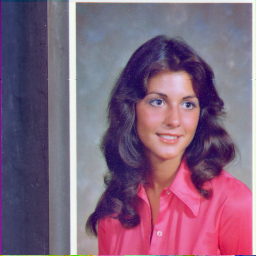
#> input picture Python Model/Augmented Model/elaine.jpg, 256 x 256 px
$ jupyter execute 'Augmented Model.ipynb'   (older library calls are emulated)
#> lines starting #> are read from the running program, lines starting #| are printed output that depends on the picture; long printed decimals are rounded
[cell 1]
#Imports
import time
import random
import cv2
import os
import math
import dcor
import numpy as np
import matplotlib.pyplot as plt
from matplotlib.widgets import Cursor
from PIL import Image
import hashlib
get_ipython().run_line_magic('matplotlib', 'inline')
import scipy

[cell 2]
expValue =  4294967296

n = 20
originalKey =   0x74cbb174cbb174cbb174cbb174cbb174cbb1
scale = 256

mdiffRound = 1

[cell 3]
def PL_PWLCM(y0,p2):
    y1=0
    if y0<p2:
        y1 = math.floor(expValue*y0/p2)
    elif p2<y0 and y0 < expValue/2:
        y1 = math.floor(expValue*(y0-p2)/(expValue/2 - p2))
    elif y0 == expValue/2 :
        y1 = 0
    else:
        y1 = PL_PWLCM(expValue-y0, p2)
    return y1

#Coupled Logistic Map
def PL_Logistic(x0):
    x1 = math.floor(4*x0*(expValue-x0)/expValue)
    return x1

def PWLCM_Init(x0,y0,p1,p2):
    x1 = x0
    y1 = y0
    for i in range(n):
        x1 = PL_PWLCM_IMPR(x1,p1)
        y1 = PL_PWLCM_IMPR(y1,p2)
    return x1,y1

def Logistic_Init(x0):
    x1 = x0
    for i in range(n):
        x1 = PL_Logistic(x1)
    return x1

#Improvised Piecewise Linear Chaotic Map
#p2 (0,0.5)
def PL_PWLCM_IMPR(y0,p2):
    #(x-[x/q]*q)/q
    #With precision
    t2 =  math.floor(y0/p2)*p2
    t1 = expValue*(y0-t2)/p2
    return t1

[cell 4]
# Initialization
def getParas(key):
    p2 = key & 0x7fffffff
    z0 = (key>>31) & 0x7fffffff
    p1 = (key>>62) & 0x7fffffff
    y0 = (key>>93) & 0x7fffffff
    x0 = (key>>124) & 0xffffffff
    x0,y0,z0 = InitPRNG(x0,y0,p1,z0,p2)
    return x0,y0,p1,z0,p2


def InitPRNG(x0,y0,p1,z0,p2):

    for i in range(n):
        y1,z1 = PWLCM_Init(y0,z0,p1,p2)
        x1 = Logistic_Init(x0)
    return x1,y1,z1

#32 bit r1
def PL_PWLCM_Logistic(x0,y0,p1,z0,p2):

    y1 = PL_PWLCM(y0,p1)
    z1 = PL_PWLCM(z0,p2)
    x1 = PL_Logistic(x0)
    temp1 = x1 ^ y1
    r1 = (temp1 + z1) % expValue
    return x1,y1,z1,r1


# get the second column
def takeSecond(elem):
    return elem[1]

[cell 5]
def getPixelPermutationMatrix(a,b,c,x0,y0,p1,z0,p2):

    #a,b,c are dimensions equivalent to w,h*d,1

    #Time needed is (WxH)/4
    #iLen is when we divide the number of pixels by 4. (Number of 4-pixeled units)
    iLen = math.ceil(a*b*c/4)

    # if the a and c are not the interal multiple of 2, discard the last row and column
    sortLength = (a//2)*(b//2)*c


    PermutationList = list();


    for iNum in range(iLen):

        x0,y0,z0,res = PL_PWLCM_Logistic(x0,y0,p1,z0,p2)

        if iNum < sortLength:
            #Add the Rn generated sortLenght times (Total/4 pixels)
            #This is the Sp matrix
            PermutationList.append([iNum,res])


    #Sort the Permutation in increasing iNum
    PermutationList.sort(key=takeSecond)


    return PermutationList,x0,y0,z0


def getRowsAndColPermutationMatrix(a,b,c,x0,y0,p1,z0,p2):

    #Time is a+b
    #a,b,c are dimensions equivalent to w,h*d,1
    mWidth = a
    mHeight = b

    rowList= list()
    colList = list()


    for x in range(mWidth):
        x0,y0,z0,res = PL_PWLCM_Logistic(x0,y0,p1,z0,p2)
        rowList.append([x,res])

    for y in range(mHeight):
        x0,y0,z0,res = PL_PWLCM_Logistic(x0,y0,p1,z0,p2)
        colList.append([y,res])


    #Sort the Permutation in increasing iNum
    rowList.sort(key=takeSecond)
    colList.sort(key=takeSecond)


    return rowList,colList,x0,y0,z0

[cell 6]
def getDiffusionMatrix(a,b,c,x0,y0,p1,z0,p2):

    #Time needed is (WxH)/4
    #iLen is when we divide the number of pixels by 4. (Number of 4-pixeled units)
    iLen = int(math.ceil(a*b*c)/4)
    DiffusionList = np.zeros(a*b*c, dtype = np.int, order = 'C')


    for iNum in range(iLen):

        x0,y0,z0,res = PL_PWLCM_Logistic(x0,y0,p1,z0,p2)

        #Split Rn into 4 *-bit numbers and put in the Sd (Diffusion matrix)
        if (iNum+1)*4 <= a*b*c:
            DiffusionList[iNum*4] = (res >> 24) & 0xff
            DiffusionList[iNum*4+1] = (res >> 16) & 0x00ff
            DiffusionList[iNum*4+2] = (res >> 8) & 0x0000ff
            DiffusionList[iNum*4+3] = (res >> 0) & 0x000000ff

        #When it is not a multiple of 4, discard whatever is left
        else:
            tail = a*b*c % 4
            shiftUnit = [0xff,0x00ff,0x0000ff,0x000000ff]
            for i in range(tail):
                DiffusionList[iNum*4+i] = (res >> 24-i*8) & shiftUnit[i]


    if c == 1: #gray

        DiffusionList = DiffusionList.reshape(a,b)

        return DiffusionList,x0,y0,z0
    else:

        DiffusionList = DiffusionList.reshape(a,b,c)

        return DiffusionList,x0,y0,z0

[cell 7]
#Augmented Permutation model
#Encryption
def doPixelPermutationEncryption(img,permutationKey):

    w,h = img.shape

    #confusion
    c =  np.zeros((w,h), dtype=np.int)
    c = img.copy()
    istep = h//2
    k = permutationKey


    #Iterate over all the permutationSort based keys
    for i in range(len(permutationKey)):

            #k[i] = 3436520711
            #iStep = h/2 = 5

            iRow = (k[i]//istep)*2
            iCol = (k[i] % istep)*2
            iRow0 = (i // istep)*2
            iCol0 = (i % istep)*2

            #4 units of a pixel
            c[iRow0,iCol0] = img[iRow,iCol]
            c[iRow0+1,iCol0] = img[iRow+1,iCol]
            c[iRow0,iCol0+1] = img[iRow,iCol+1]
            c[iRow0+1,iCol0+1] = img[iRow+1,iCol+1]


    cv2.imwrite('1enc_pixel_permutation.jpg',c)
    return c


def doRowColPermutationEncryption(img, rowList, colList):


    w,h = img.shape
    c =  np.zeros((w,h), dtype=np.int)
    c = img.copy()
    istep = h//2


    #For the permutation of the rows
    for i in range(len(rowList)):
            #All cols of c and its row i is equal to all cols of img and the rowLits[i] row of img
            c[i,:] = img[rowList[i],:]


    c1 =  np.zeros((w,h), dtype=np.int)
    c1= c.copy()

    for j in range(len(colList)):
            #All rows of c and its col j is equal to all rows of img and the colList[i] row of img
            c1[:,j] = c[:,colList[j]]


    cv2.imwrite('2enc_row_col_permutation.jpg',c1)
    return c1

def doPermutationEncryption(img, permutationList, rowList, colList):


    arr = np.array(permutationList)
    arr1= np.array(rowList)
    arr2 =np.array(colList)

    #For pixel unit level
    sortkey = arr[:,0]

    #For row and col unit level
    sortkeyRow = arr1[:,0]
    sortkeyCol = arr2[:,0]


    #Do row/col permutation
    img = doRowColPermutationEncryption(img,sortkeyRow, sortkeyCol)


    #Do pixel permutation
    img = doPixelPermutationEncryption(img,sortkey)


    cv2.imwrite('3enc_full_permutation.jpg',img)
    return img


#Decryption

def doPixelPermutationDecryption(c,permutationKey):


    w,h = c.shape

    #confusion
    b =  np.zeros((w,h), dtype=np.int)
    b = c.copy()
    istep = h//2

    k = permutationKey

    #k (Sort key is the index in sorted order)
    for i in range(len(permutationKey)):

            iRow = (k[i]//istep)*2
            iCol = (k[i] % istep)*2
            iRow0 = (i // istep)*2
            iCol0 = (i % istep)*2
            b[iRow,iCol] = c[iRow0,iCol0]
            b[iRow+1,iCol] = c[iRow0+1,iCol0]
            b[iRow,iCol+1] = c[iRow0,iCol0+1]
            b[iRow+1,iCol+1] = c[iRow0+1,iCol0+1]


    cv2.imwrite('12dec_pixel_permutation.jpg',b)
    return b


def doRowColPermutationDecryption(img, rowList, colList):

    w,h = img.shape
    c =  np.zeros((w,h), dtype=np.int)
    c = img.copy()
    istep = h//2

    for j in range(len(colList)):
            #All rows of c and its col j is equal to all rows of img and the colList[i] row of img
            c[:,colList[j]] = img[:,j]

    c1 =  np.zeros((w,h), dtype=np.int)
    c1 = c.copy()

    #For the permutation of the rows
    for i in range(len(rowList)):
            #All cols of c and its row i is equal to all cols of img and the rowLits[i] row of img
            c1[rowList[i],:] = c[i,:]


    cv2.imwrite('11dec_row_col_permutation.jpg',c1)
    return c1

def doPermutationDecryption(img, permutationList, rowList, colList):


    arr = np.array(permutationList)
    arr1= np.array(rowList)
    arr2 =np.array(colList)

    #For pixel unit level
    sortkey = arr[:,0]

    #For row and col unit level
    sortkeyRow = arr1[:,0]
    sortkeyCol = arr2[:,0]


    #Do row/col permutation
    img = doRowColPermutationDecryption(img,sortkeyRow, sortkeyCol)

    #Do pixel permutation
    img = doPixelPermutationDecryption(img,sortkey)


    cv2.imwrite('13dec__permutation.jpg',img)
    return img

[cell 8]
#Augmented Diffusion Model
#Input is the permuted image
windowSize = 64
strideSize = 16

def getPartsAcrossLength(b):

    #For the image spanning over b units, finding the number of parts of size 64 and stride 16
    #Over the span of 2*windowSize-strideSize, we have 2 windows and 1 stride of size
    parts = int((b-windowSize)/ (windowSize-strideSize)) + 1;
    remaining = b-(parts-1)*(windowSize-strideSize) - windowSize

    #Eg, b=768, w = 64, s = 16, w-s = 48 numParts = 1+(768-64)48 = 15
    #Reamining = 768-(14)*48-64
    return parts, remaining

#Encryption
def rowDiffusionByPartEncryption(img,ValueKey):


    w,h = img.shape
    b = np.zeros((w,h), dtype=np.int)
    b = img.copy()


    mPart = 1
    miter = 0

    numParts, remaining = getPartsAcrossLength(w)


    for iwhole in range(mdiffRound):

            for iRow in range(0,w,1):
# [32 lines of commented-out code are left out]
                if miter == 0:
                    b[miter,:] = ( b[miter,:] +b[-1,:] +ValueKey[miter,:]) % scale

                else:
                    b[miter,:] = (b[miter-1,:] + b[miter,:] + ValueKey[miter,:]) % scale

                miter= miter+1

# [8 lines of commented-out code are left out]

            mPart = 1
            miter = 0


    cv2.imwrite('4enc_row_diffusion.jpg',b)

    return b


def colDiffusionByPartEncryption(img,ValueKey):


    #For each part
    w,h1 = img.shape
    b = np.zeros((w,h1), dtype=np.int)
    b = img.copy()

    h=h1-1
    mPart = 1
    miter = 0

    numParts, remaining = getPartsAcrossLength(h1)


    #Requires 2 rounds of diffusion
    for iwhole in range(mdiffRound):

            for iRow in range(0,h,1):
# [37 lines of commented-out code are left out]
                if miter == 0:
                    b[:,miter] = (b[:,-1] + b[:,miter] + ValueKey[:,miter]) % scale
                else:
                    b[:,miter] = (b[:,miter-1] + b[:,miter] + ValueKey[:,miter]) % scale

                miter= miter+1


# [8 lines of commented-out code are left out]

            mPart = 1
            miter = 0


    cv2.imwrite('5enc_col_diffusion.jpg',b)
    return b


def augmentedDiffusionEncryption(img,a,b,c, ValueKey):


    img = rowDiffusionByPartEncryption(img, ValueKey)
    img = colDiffusionByPartEncryption(img,ValueKey)

    cv2.imwrite('6enc_whole_diffusion.jpg',img)

    return img


def rowDiffusionByPartDecryption(img,ValueKey):

    #For each part
    w1,h = img.shape
    b = np.zeros((w1,h), dtype=np.int)
    b = img.copy()

    w=w1-1
    mPart = 1
    miter = w


    numParts, remaining = getPartsAcrossLength(w1)
    holdingNumber = 1

    for iwhole in range(mdiffRound):

# [7 lines of commented-out code are left out]


            for iRow in range(w-1,-1,-1):
            # [29 lines of commented-out code are left out]


                if miter == 0:
                    b[miter,:] = (-b[-1,:] + b[miter,:] - ValueKey[miter,:]) % scale
                else:
                    b[miter,:] = (-b[miter-1,:] + b[miter,:] - ValueKey[miter,:]) % scale

                miter= miter-1


            mPart = 1
            miter = 0


    cv2.imwrite('9dec_row_diffusion.jpg',b)
    return b


def colDiffusionByPartDecryption(img, ValueKey):

    #For each part
    w,h1 = img.shape
    b = np.zeros((w,h1), dtype=np.int)
    b = img.copy()

    h = h1-1
    mPart = 1
    miter = h

    holdingNumber = 1

    numParts, remaining = getPartsAcrossLength(h1)

    for iwhole in range(mdiffRound):

# [13 lines of commented-out code are left out]
            for iRow in range(h-1,-1,-1):


# [27 lines of commented-out code are left out]


                if miter == 0:
                    b[:,miter] = (-b[:,-1] + b[:,miter] - ValueKey[:,miter]) % scale

                else:
                    b[:,miter] = (-b[:,miter-1] + b[:,miter] - ValueKey[:,miter]) % scale


                miter= miter-1

            mPart = 1
            miter = 0


#     print('In end, parts are mPart = ', mPart)
    cv2.imwrite('8dec_col_diffusion.jpg',b)

    return b


def augmentedDiffusionDecryption(img,a,b,c, ValueKey):


    img = colDiffusionByPartDecryption(img, ValueKey)

    img = rowDiffusionByPartDecryption(img, ValueKey)


    cv2.imwrite('10dec_whole_diffusion.jpg',img)

    return img

[cell 9]
def ENCRYPTION(img, permutationList,rowList,colList, ValueKey, a,b,c):


    #Call permutation
    img = doPermutationEncryption(img,permutationList,rowList, colList)
    #Call diffusion
    img = augmentedDiffusionEncryption(img,a,b,c,ValueKey)


    return img

# [25 lines left out: function doEnc, not called in this run]

def DECRYPTION(img, permutationList,rowList,colList, ValueKey, a,b,c):


    #Call diffusion
    img = augmentedDiffusionDecryption(img,a,b,c,ValueKey)
    #Call permutation
    img = doPermutationDecryption(img,permutationList,rowList, colList)

    return img

# [24 lines left out: function doDec, not called in this run]

[cell 10]
#Histograms Analysis
# [20 lines left out: functions expectation, Variance, getVariances, not called in this run]

def histogram(listOfIm):
    icount = 0
    index = len(listOfIm)

    plt.figure(figsize=(26,9*index),dpi=100)
    plt.rcParams['axes.titlesize'] = 25
    plt.rcParams['xtick.labelsize'] = 20
    plt.rcParams['ytick.labelsize'] = 20
    # key = [0x7833A013F4DB0018F4FB4031E9F680BC614A,0x7833A013F4DB0018F4FB4031E9F680BC614B]
    key = [originalKey]

    for imgP in listOfIm:

        arr= imgP.flatten()
        varValue = Variance(arr,arr.size)
        plt.subplot(index,2,2+icount*2)
        n, bins, patches = plt.hist(arr, bins=256, density=0, facecolor='gray', alpha=0.75)
        plt.title("Encrypted ")
        plt.xlabel('Gray Value')
        plt.ylabel('Distribution')
        print("Variance is ",str(varValue))
        icount += 1

[cell 11]
#Test for diffusion
#PASS
# [45 lines left out: functions testDiffusion, testPermutation, not called in this run]


def testWhole(img, k):

    w,h,d = img.shape #return row and column
    img =img.reshape((w,h*d))
    x0,y0,p1,z0,p2 = getParas(k)


    permutationList,x0,y0,z0 = getPixelPermutationMatrix(w,h*d,1,x0,y0,p1,z0,p2)
    rowList,colList,x0,y0,z0=getRowsAndColPermutationMatrix(w,h*d,1,x0,y0,p1,z0,p2)
    ValueKey,x0,y0,z0 = getDiffusionMatrix(w,h*d,1,x0,y0,p1,z0,p2)

    imgE = ENCRYPTION(img,permutationList,rowList,colList, ValueKey, w,h*d,1)

    imgD = DECRYPTION(imgE,permutationList,rowList,colList, ValueKey, w,h*d,1)

    imgD = imgD.reshape((w,h,d))
    imgE = imgE.reshape((w,h,d))

    cv2.imwrite('unDiffusedImage.jpg',imgD)

    cv2.imwrite('diffusedImage.jpg',imgE)

    #PIXEL IS PASS
    #ROW COL IS PASS
    return imgE,imgD

[cell 12]
#Correlation Analysis
from PIL import Image
from matplotlib.widgets import Cursor
import numpy as np
import matplotlib.pyplot as plt
import math

def expectation(x,nf):
    #print(x)
    tatal = 0.0
    for i in range(nf):
        tatal = tatal + x[i]
    E = tatal/nf
    #print(E)
    return E

def Variance(x,nf):
    varValue = 0.0
    eValue = expectation(x,nf)
    for i in range(nf):
        varValue = varValue + math.pow(x[i]-eValue,2)
    return varValue/nf

def cov(x,y,n):
    covValue = 0.0
    expX = expectation(x,n)
    expY = expectation(y,n)
    for i in range(n):
        covValue = covValue + (x[i] - expX)*(y[i]-expY)
    return covValue/n
def corr_coefficient(x,y,n):
    covValue = cov(x,y,n)
    varX = Variance(x,n)
    varY = Variance(y,n)
    varX = math.sqrt( varX )
    varY = math.sqrt( varY )
    #print(covValue,varX,varY)
    return  covValue/(varX*varX)

# [53 lines left out: functions Correlation, correlation, not called in this run]

[cell 13]
import random

# [73 lines left out: functions entropy1936, get30Blocks, averagenum, LocalEntropy, not called in this run]

def shannonEntropy(img):

    marg = np.histogramdd(np.ravel(img), bins = 256)[0]/img.size
    marg = list(filter(lambda p: p > 0, np.ravel(marg)))
    entropy = -np.sum(np.multiply(marg, np.log2(marg)))
    return entropy

def distanceCorrelation(u,v):

#     d = dcor.distance_correlation(a,b)
#     print('Distance Correlation = ', d)

    d = scipy.spatial.distance.correlation(u, v, w=None, centered=True)
    return d

[cell 14]
img = cv2.imread('elaine.jpg')
#> img is the input picture: shape (256, 256, 3); mean B, G, R 125.2, 99.3, 129.2

w,h,d = img.shape
# img = img.reshape((w,h*d))
orEn = shannonEntropy(img)
#> in shannonEntropy, `marg = np.histogramdd(np.ravel(img), bins = 256)[0]/img.size`: marg = 256 values, max 0.0116 at index 124, min 0 at index 8, mean 0.00391
#> in shannonEntropy, `marg = list(filter(lambda p: p > 0, np.ravel(marg)))`: marg = 226 values, max 0.0116 at index 110, min 4.58e-05 at index 1, mean 0.00442
#> in shannonEntropy, `entropy = -np.sum(np.multiply(marg, np.log2(marg)))`: entropy = 7.43
#> orEn = 7.43
# [8 lines of commented-out code are left out]


t1 = time.time()
i1,i2=testWhole(img,originalKey)
#> after the loop in doRowColPermutationEncryption, `for j in range(len(colList)):`:
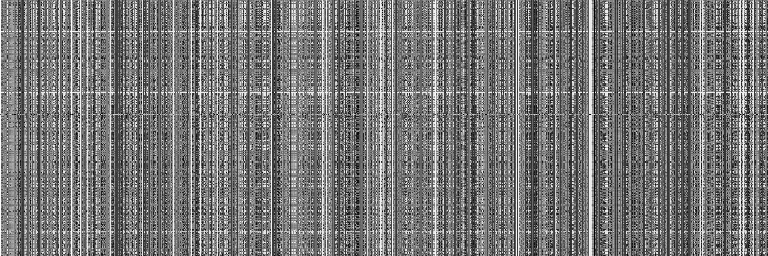
#> c1: shape (256, 768); min 0, max 254, mean 117.9
#> after the loop in doPixelPermutationEncryption, `for i in range(len(permutationKey)):`:
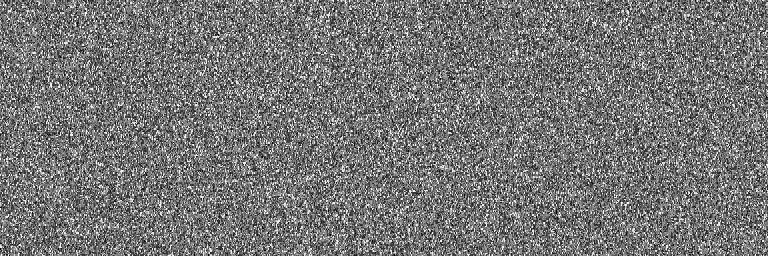
#> c: shape (256, 768); min 0, max 254, mean 117.9
#> after the loop in rowDiffusionByPartEncryption, `for iwhole in range(mdiffRound):`:
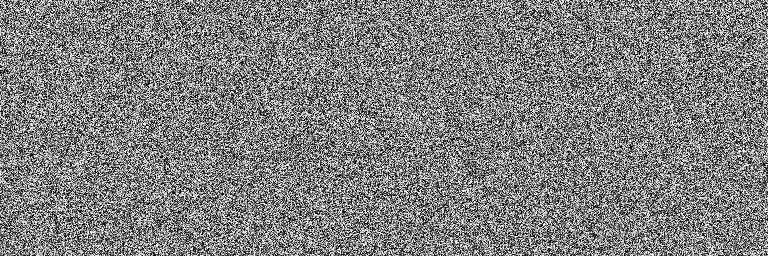
#> b: shape (256, 768); min 0, max 255, mean 127.7
#> after the loop in colDiffusionByPartEncryption, `for iwhole in range(mdiffRound):`:
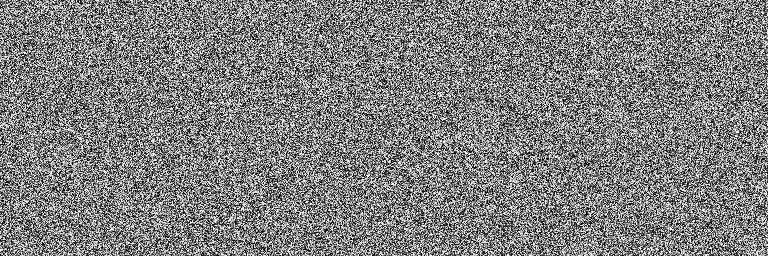
#> b: shape (256, 768); min 0, max 255, mean 127.4
#> after the loop in doRowColPermutationDecryption, `for j in range(len(colList)):`:
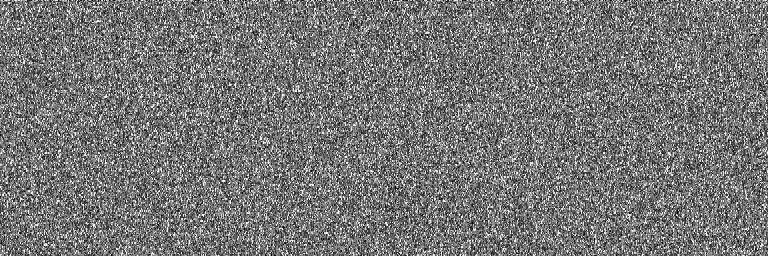
#> c: shape (256, 768); min 0, max 255, mean 118
#> after the loop in doRowColPermutationDecryption, `for i in range(len(rowList)):`:
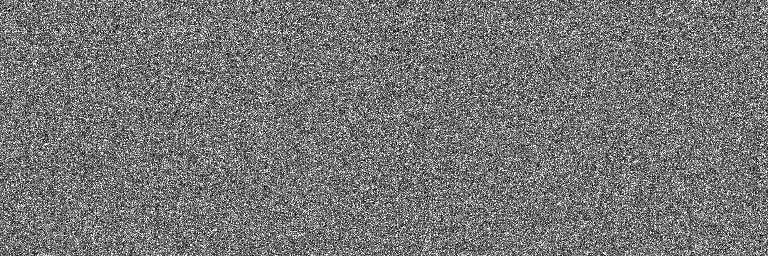
#> c1: shape (256, 768); min 0, max 255, mean 118
#> after the loop in doPixelPermutationDecryption, `for i in range(len(permutationKey)):`:
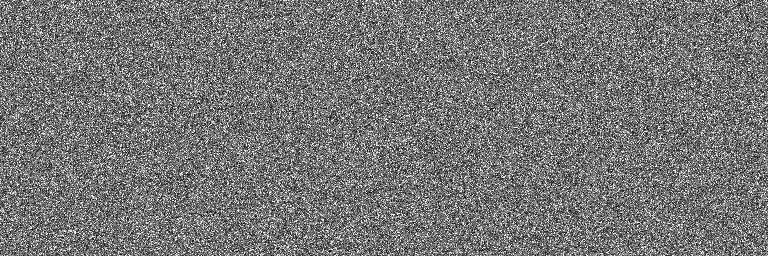
#> b: shape (256, 768); min 0, max 255, mean 118
#> in testWhole, `imgD = imgD.reshape((w,h,d))`:
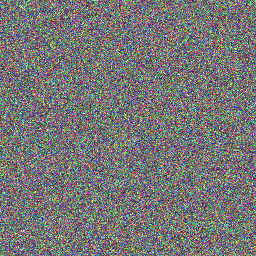
#> imgD: shape (256, 256, 3); mean of channels 0, 1, 2 117.8, 117.8, 118.3; drawn as B, G, R
#> in testWhole, `imgE = imgE.reshape((w,h,d))`:
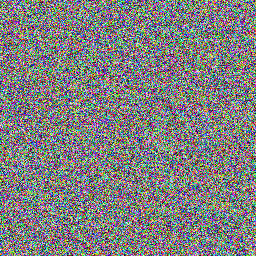
#> imgE: shape (256, 256, 3); mean of channels 0, 1, 2 127.6, 127.1, 127.3; drawn as B, G, R
t2 = time.time()

listIm = [img,i1,i2]
histogram(listIm)
#> the loop in histogram, `for imgP in listOfIm: ` made 3 passes
#| Variance is  2951.678
#| Variance is  5482.853
#| Variance is  2970.437


print('Time=',t2-t1)

print('Linear Relation between original and encrypted image',corr_coefficient(img.flatten(),i1.flatten(),w*h))
#| Linear Relation between original and encrypted image 0.006932
print('Distance Correlation between original and encrypted',distanceCorrelation(img.flatten(),i1.flatten()))
#| Distance Correlation between original and encrypted 0.9958

# [5 lines of commented-out code are left out]
enEn = shannonEntropy(i1)

print('Entropy of the original image =',orEn, ' and or enc image = ', enEn)
#| Entropy of the original image = 7.427  and or enc image =  7.999
print('Percentage change in entropy = ', (((enEn-orEn)/orEn) *100))
#| Percentage change in entropy =  7.704

#Hybrid(pixel, row) =OPTIMAL
# Entropy of the original image = 7.426956737962509  and or enc image =  7.999061646740582
# Percentage change in entropy =  7.703086593379329
# Linear Relation between original and encrypted image 0.000989925796320189
# Distance Correlation between original and encrypted 0.9988728269431955
#For two rounds (R=1 better)
# Linear Relation between original and encrypted image -0.002233282785294951
# Distance Correlation between original and encrypted 0.9991809061763759
# Entropy of the original image = 7.426956737962509  and or enc image =  7.9988936445330765
# Percentage change in entropy =  7.700824533515065

#Hybrid (Row, Pixel)
# Linear Relation between original and encrypted image 0.007174535316775599
# Distance Correlation between original and encrypted 0.9977254649316344
# Entropy of the original image = 7.426956737962509  and or enc image =  7.999058585418174
# Percentage change in entropy =  7.703045374310522
#For two rounds
# Linear Relation between original and encrypted image -0.0023578276675478094
# Distance Correlation between original and encrypted 0.9998098224719012
# Entropy of the original image = 7.426956737962509  and or enc image =  7.999181369109177
# Percentage change in entropy =  7.7046985910362284


#RowCol
# Entropy of the original image = 7.426956737962509  and or enc image =  7.999065877184291
# Percentage change in entropy =  7.703143554041122
# Linear Relation between original and encrypted image 0.004301747085190222
# Distance Correlation between original and encrypted 0.9941313369763147

#Pixel
# Linear Relation between original and encrypted image 0.008392469838747203
# Distance Correlation between original and encrypted 0.9988360328489421
# Entropy of the original image = 7.426956737962509  and or enc image =  7.999006629999693
# Percentage change in entropy =  7.7023458223902095


#Diffusion Hybrid
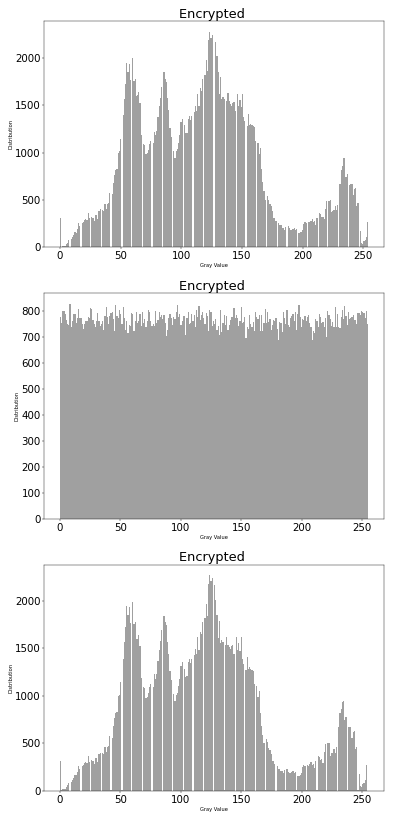
#> figure drawn by matplotlib, 3 panels; panel 1: tallest bar 2278 high, from x = 123 to 124; panel 2: tallest bar 830 high, from x = 7.97 to 8.96; panel 3: tallest bar 2268 high, from x = 123.5 to 124.5
